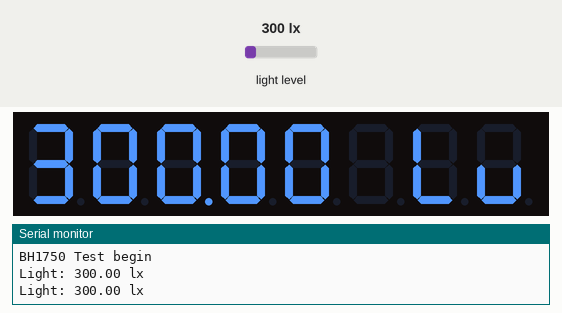
Recording of a sketch running on a simulated Arduino Uno, built with avr-gcc and run on an emulated ATmega328P. On the bench: 8-digit seven-segment display, the last lines printed to the serial monitor. The test bench sets the inputs (shaded band); at power-on: light level 300 lx.

Above: at 2.8 s.
2.9 s: light level set to 500 lx
At 4.9 s:
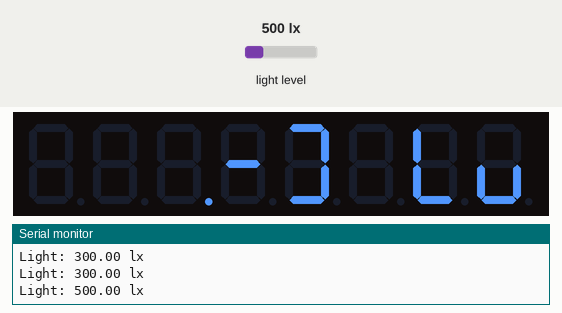
5.6 s: light level set to 1000 lx
At 6.6 s:
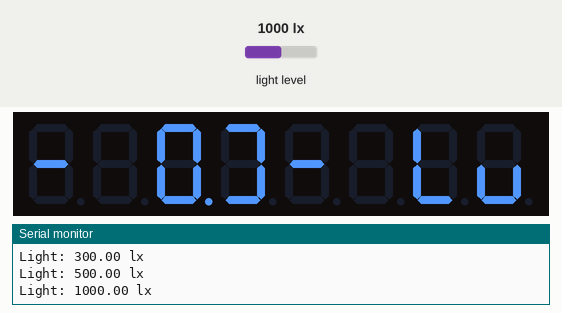
8.3 s: light level set to 1960 lx
At 11.2 s:
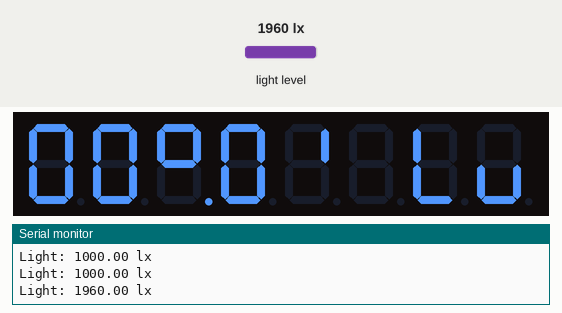
Timing chart, 0 to 12.7 s (numbered marks = the images above; inputs shaded):
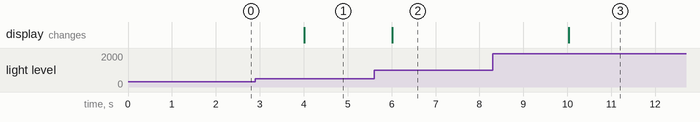

The sketch:

2.5.ino
```cpp
#include <Wire.h>
#include <BH1750.h>
#include <TM1638plus.h>

#define  pin_STB 5
#define  pin_CLK 17
#define  pin_DIO 16

BH1750 lightMeter;
TM1638plus tm(pin_STB, pin_CLK , pin_DIO, true);

void setup() {
  Serial.begin(115200);
  Wire.begin();
  lightMeter.begin();
  Serial.println(F("BH1750 Test begin"));
  tm.displayBegin();
  tm.brightness(6);
}

void loop() {
  float Luxfloat = lightMeter.readLightLevel();
  Serial.print("Light: ");
  Serial.print(Luxfloat);
  Serial.println(" lx");
  int IntLux = (int)(Luxfloat * 100);
  int IntLux4 = IntLux % 10; IntLux /= 10;
  int IntLux3 = IntLux % 10; IntLux /= 10;
  int IntLux2 = IntLux % 10; IntLux /= 10;
  int IntLux1 = IntLux % 10; IntLux /= 10;
  int IntLux0 = IntLux % 10; IntLux /= 10;
  tm.reset();
  IntLux0 = Luxfloat < 100 ? ' '  - 0x30 : IntLux0;
  IntLux1 = Luxfloat < 10 ? ' ' - 0x30 : IntLux1;
  tm.displayASCII(0, 0x30 + IntLux0);
  tm.displayASCII(1, 0x30 + IntLux1);
  tm.displayASCIIwDot(2, 0x30 + IntLux2);
  tm.displayASCII(3, 0x30 + IntLux3);
  tm.displayASCII(4, 0x30 + IntLux4);
  tm.displayASCII(5, ' ');
  tm.displayASCII(6, 'L');
  tm.displayASCII(7, 'u');
  delay(2000);
}
```

Measured:
- after the input at 2.9 s, the display: changes after 1.1 s (image 1)
- after the input at 5.6 s, the display: changes after 0.42 s (image 2)
- after the input at 8.3 s, the display: changes after 1.7 s (image 3)
